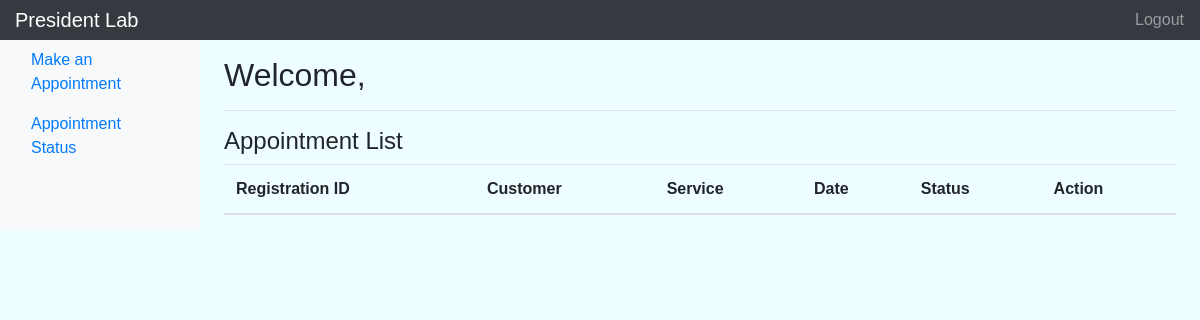
/appointment/staff/list, run on an earlier commit of the app's database.
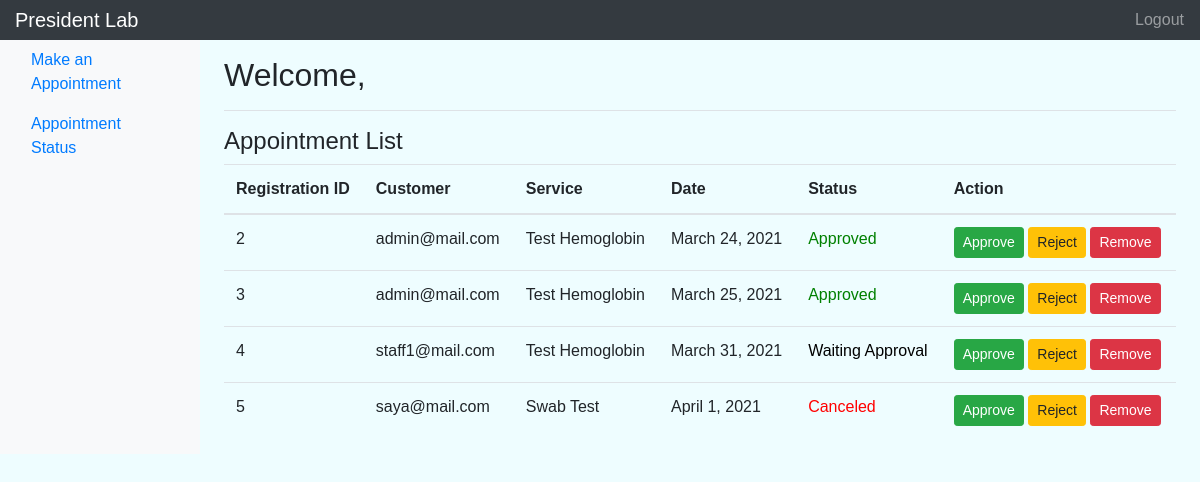
And on a later commit of the database.
### appointment/models.py (models this page shows, shortened)
class Appointment(models.Model):
    registration_id = models.PositiveIntegerField(unique=True)
    customer        = models.ForeignKey(settings.AUTH_USER_MODEL, on_delete=models.CASCADE)
    service         = models.ForeignKey(Services, on_delete=models.CASCADE)
    date            = models.DateField(verbose_name='date')
    status          = models.CharField(max_length=2, choices=STATUS_CHOICES, default='WA')
    class Meta:
        ordering=["registration_id"]

### account/models.py (models this page shows, shortened)
class Account(AbstractBaseUser):
    email           = models.EmailField(verbose_name='email', max_length=60, unique = True)
    first_name      = models.CharField(max_length=30)
    last_name       = models.CharField(max_length=30)
    date_of_birth   = models.DateField(verbose_name='date of birth')
    address         = models.CharField(max_length=100)
    phone           = models.PositiveIntegerField(verbose_name='phone number')
    date_joined     = models.DateTimeField(verbose_name="date joined", auto_now_add=True)
    is_admin        = models.BooleanField(default=False)
    is_staff        = models.BooleanField(default=False)
    is_superuser    = models.BooleanField(default=False)
    USERNAME_FIELD = 'email'
    objects = CustomAccountManager()
    def __str__(self):
        return self.email

### services/models.py (models this page shows)
class Services(models.Model):
    service_id = models.PositiveIntegerField(unique=True)
    service = models.CharField(max_length=50)
    description = models.CharField(max_length=200)
    price = models.IntegerField(default=0, verbose_name='price')
    def __str__(self):
        return self.service

### appointment/views.py (the view)
# urls.py: path('staff/list', appointment_list_view, name = "list"),
def appointment_list_view(request):
    context = {}
    try :
        appointments = Appointment.objects.all()
        context['appointments'] = appointments
        return render(request, 'appointment/appointment_list.html', context)
    except Appointment.DoesNotExist:
        return render(request, 'appointment/appointment_list.html')

### appointment/templates/appointment/appointment_list.html
{% extends 'dashboard.html'%}
{% block dashboard_content %}
<section id="appointment-list">
    <h3>Appointment List</h3>
    <table class="table">
      <thead>
        <tr>
          <th scope="col">Registration ID</th>
          <th scope="col">Customer</th>
          <th scope="col">Service</th>
          <th scope="col">Date</th>
          <th scope="col">Status</th>
          <th scope="col">Action</th>
        </tr>
      </thead>
      <tbody>
        {% for appointment in appointments %}
        <tr>
          <td scope="row">{{appointment.registration_id}}</td>
          <td scope="row">{{appointment.customer}}</td>
          <td scope="row">{{appointment.service}}</td>
          <td scope="row">{{appointment.date}}</td>
          {% if appointment.status == "WA" %}
          <td scope="row" style="color: black;">Waiting Approval</td>
          {% elif appointment.status == "A" %}
          <td scope="row" style="color: green;">Approved</td>
          {% elif appointment.status == "C" %}
          <td scope="row" style="color: red;">Canceled</td>
          {% elif appointment.status == "R" %}
          <td scope="row" style="color: red;">Rejected</td>
          {% else %}
          <td scope="row" style="color: gray;">Finished</td>
          {% endif %}
          <td scope="row">
            <span><a href="{% url 'appointment:change-status' id=appointment.registration_id status='A' %}" class="btn btn-success btn-sm">Approve</a></span>
            <span><a href="{% url 'appointment:change-status' id=appointment.registration_id status='R' %}" class="btn btn-warning btn-sm">Reject</a></span>
            <span><a href="{% url 'appointment:delete' appointment.registration_id %}" class="btn btn-danger btn-sm">Remove</a></span>
          </td>
        </tr>
        {% endfor %}
      </tbody>
    </table>
  </section>
{% endblock dashboard_content %}

What changed in the data, as far as the page shows it:
added Appointment: registration_id "2", customer "admin@mail.com", service "Test Hemoglobin", date "March 24, 2021", status "Approved"
added Appointment: registration_id "3", customer "admin@mail.com", service "Test Hemoglobin", date "March 25, 2021", status "Approved"
added Appointment: registration_id "4", customer "staff1@mail.com", service "Test Hemoglobin", date "March 31, 2021", status "Waiting Approval"
added Appointment: registration_id "5", customer "saya@mail.com", service "Swab Test", date "April 1, 2021", status "Canceled"
